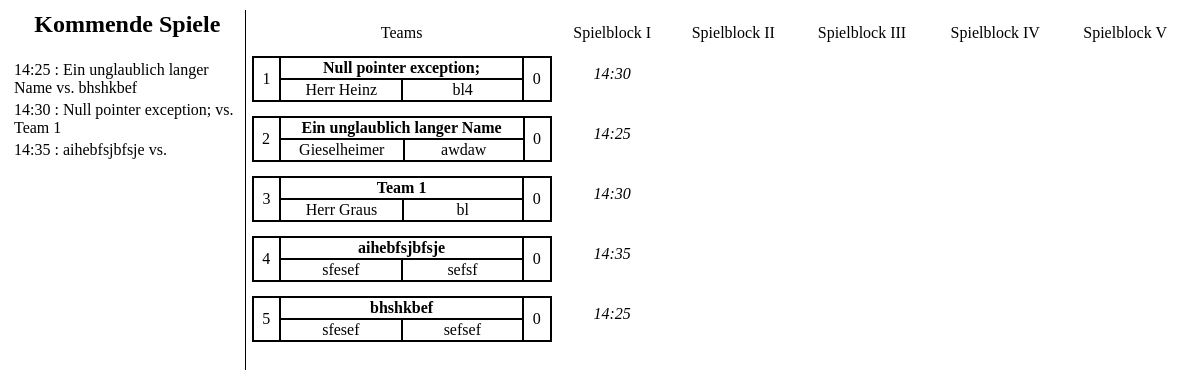
/php/display/disp_main.php, run on the app's committed database.
### tables this page shows
CREATE TABLE `teams` (
  `teamid` int(11) NOT NULL,
  `name` varchar(40) NOT NULL,
  `roboter` varchar(20) NOT NULL,
  `points` int(11) NOT NULL,
  `teamleiter` varchar(20) NOT NULL,
  `games` int(11) NOT NULL,
  `active` tinyint(1) NOT NULL
);

CREATE TABLE `games` (
  `gameid` int(11) NOT NULL,
  `block` int(11) NOT NULL,
  `time` int(11) NOT NULL,
  `points` int(11) NOT NULL,
  `objectives` int(11) NOT NULL,
  `penalties` int(11) NOT NULL,
  `team` int(11) NOT NULL,
  `active` tinyint(1) NOT NULL,
  `finished` tinyint(1) NOT NULL,
  `highlight` tinyint(1) NOT NULL,
  `teamactive` tinyint(1) NOT NULL
);

### php/lib/db_manip.php (called while the page is built, shortened)
<?php
function int_to_time($int)
{
	if($int >= 1000)
	{
		if($int%100 >= 10)
		{
			return intdiv($int,100) . ":" . $int%100;
		}
		else
		{
			return intdiv($int,100) . ":0" . $int%100;
		}
	}
	else
	{
		if($int%100 >= 10)
		{
			return "0" . intdiv($int,100) . ":" . $int%100;
		}
		else
		{
			return "0" . intdiv($int,100) . ":0" . $int%100;
		}
	}
}
function Select($table, $col)
{
	$conn = OpenCon();
		$sql = "SELECT $col FROM $table";
		$result = $conn->query($sql);
		if($col == '*')
		{
			$list = array(array());
			if ($result->num_rows > 0)
			{
				$i = 0;
				while($row = $result->fetch_assoc())
				{
					$list[$i] = $row;
					$i++;
				}
			}
			else
			{
				write_log("0 results in using Select() (db_manip.php) with the Parameters: ".$table."; ".$col);
			}
		}
		else
		{
			$list = array();
			if ($result->num_rows > 0)
			{
				while($row = $result->fetch_assoc())
				{
					array_push($list, $row[$col]);
				}
			}
			else
			{
				write_log("0 results in using Select() (db_manip.php) with the Parameters: ".$table."; ".$col);
			}
		}
	return $list;
}
?>

### php/display/disp_points.php (the view, shortened to what this page needs)
<?php
$conn = OpenCon();
$f = Select('teams','teamid');
$anz = sizeof($f);
$sql = "SELECT * FROM teams ORDER BY points DESC, teamid ASC";
$result = $conn->query($sql);
$teams = array();
if($result->num_rows > 0)
{
	while($row = $result->fetch_assoc())
	{
		$teams[] = $row;
	}
}
else
{
	write_log("0 Results for the query: ".$sql." in display.php");
}
?>
<body>
<table style='width:100%' class='display'>
	<tr>
		<td style='width:300px'>Teams</td><td>Spielblock I</td><td>Spielblock II</td><td>Spielblock III</td><td>Spielblock IV</td><td>Spielblock V</td>
	</tr>
		<?php
		for($i = 0;$i < $anz; $i++)
		{
			echo "<tr><td style='width:300px'><table style='width:300px' class='list'><tr><td rowspan='2' style='width:25px'>";
			if($teams[$i]['active'] && $teams[$i]['games'] == 0) echo $i+1;
			echo "</td><td colspan='2'><b>";
			echo $teams[$i]['name'];
			echo"</b></td><td rowspan='2' style='width:25px'>";
			echo $teams[$i]['points'];
			echo "</td></tr><tr><td style='width:125px'>";
			echo $teams[$i]['teamleiter'];
			echo "</td><td style='width:125px'>";
			echo $teams[$i]['roboter'];
			echo "</td></tr></table></td>";
			$sql = "SELECT * FROM games WHERE team='".$teams[$i]['teamid']."' ORDER BY block ASC";
			$result = $conn->query($sql);
			$teamrow = array();
			if ($result->num_rows > 0)
			{
				while($row = $result->fetch_assoc())
				{
					$teamrow[] = $row;
				}
			}
			else
			{
				write_log("0 results for the query: ".$sql." : (display.php)");
			}
			for($s = 0; $s < 5 && $teams[$i]['active']; $s++)
			{
				$time = int_to_time($teamrow[$s]['time']);
				$sql = "SELECT * FROM changed WHERE game='".$teamrow[$s]['gameid']."'";
				$result = $conn->query($sql);
				$changed = array();
				if ($result->num_rows > 0)
				{
					while($row = $result->fetch_assoc())
					{
						$changed = $row;
					}
				}
				else
				{
					write_log("No Changes found for game: ".$teamrow[$s]['gameid']." in display.php");
				}
				$sql = "SELECT * FROM pointmanagement WHERE game='".$teamrow[$s]['gameid']."'";
				$result = $conn->query($sql);
				$points = array();
				if($result->num_rows > 0)
				{
					while($row = $result->fetch_assoc())
					{
						$points = $row;
					}
				}
				else
				{
					write_log("No Points found for game: ".$teams[$s]['gameid']." in display");
				}
				if($teamrow[$s]['finished'])
				{
					$pospoints = $points['+1'] * 1 + $points['+3'] * 3 + $points['+5'] * 5;
					$negpoints = $points['-1'] * -1 + $points['-3'] * -3 + $points['-5'] * -5;
					echo "<td>";
					echo "<table class='games'>";
					if($changed['time']) echo "<tr><td class='changed'>";
					else echo "</td><td class='normal'>";
					echo $time;
					if($changed['objectives']) echo "</td><td class='changed'>Li: ";
					else echo "</td><td class='normal'>Li: ";
					echo $teamrow[$s]['objectives'];
					if($changed['penalties']) echo "</td><td class='changed'>St: ";
					else echo "</td><td class='normal'>St: ";
					echo $teamrow[$s]['penalties'];
					echo "</td></tr><tr>";
					if($teamrow[$s]['highlight']) echo "<td class='h'>";
					else echo "</td><td class='normal'>";
					if($pospoints + $negpoints < 0) echo "0";
					else echo $pospoints + $negpoints;
					echo "</td><td class='normal'>";
					echo $pospoints;
					echo "</td><td class='normal'>";
					echo $negpoints;
					echo "</td></tr></table></td>";
				}
				else
				{
					if($s == 0 && isset($teamrow[$s]['time']))
					{
						if($changed['time']) echo "<td class='changed'><i>";
						else echo "<td><i>";
						echo int_to_time($teamrow[$s]['time']);
						echo "</i></td>";
					}
				}
			}
		}
		?>
</table>
</body>

### php/display/disp_main.php (shortened to what this page needs)
<?php
include_once '../lib/db_manip.php';
?>
<head>
</head>
<body>
<table style='width:100%; height:100%' class='main'>
	<tr>
		<td style='width:20%; border-right:1px solid black' valign='top'><?php include "../display/disp_timelist.php"; ?></td>
		<td style='width:80%' valign='top'><?php include "../display/disp_points.php" ?></td>
</body>

### php/display/disp_timelist.php
<?php
$settings = parse_ini_file("../config/settings.ini",true);
$conn = OpenCon();
$sql = "SELECT time FROM games WHERE time>'0' AND finished='0' AND active='0' AND teamactive='1' ORDER BY time ASC";
$result = $conn->query($sql);
$times = array();
$size = 1;
if($result->num_rows > 0)
{
	$row = $result->fetch_assoc();
	$times[0] = $row['time'];
	while($row = $result->fetch_assoc())
	{
		if(isset($times[$size-1]))
		{
			if($times[$size-1] != $times[$size])
			{
				array_push($times,$row['time']);
				$size++;
			}
		}
	}
}
else
{
	write_log("0 results for the query: ".$sql." in disp_timelist.php");
}
?>
<h2>Kommende Spiele</h2>
<table>
<?php
$i = 0;
while($i < $size)
{
	$tmp = $i;
	$anzeige = "";
	$name = "";
	$sql = "SELECT * FROM games WHERE time='".$times[$i]."' AND teamactive=1";
	$result = $conn->query($sql);
	$games = array();
	$gr = 0;
	if($result->num_rows > 0)
	{
		while($games[] = $result->fetch_assoc()) $gr++;
	}
	for($j = 0; $j < $settings['Options']['TeamsPerMatch'] || $j < $gr; $j++)
	{
		if(isset($games[$j]))
		{
			$sql = "SELECT name FROM teams WHERE teamid='".$games[$j]['team']."' AND active='1'";
			$result = $conn->query($sql);
			if($result->num_rows > 0)
			{
				while($row = $result->fetch_assoc())
				{
					$name = $row['name'];
				}
			}
			else
			{
				write_log("0 results for the query: ".$sql." in disp_timelist.php");
			}
			if($name)
			{
				if($j != 0 && ($gr-1)) $anzeige .= " vs. ";
				if($anzeige != $name." vs. ") $anzeige .= $name;
			}
			$i++;
		}
	}
	if($name) echo "<tr><td>".int_to_time($times[$tmp])." : ".$anzeige;
	echo "</td></tr>";
}
?>
</table>

### php/display/disp_main.php (style rules this page uses)
table.list { border: 1px solid black; text-align: center; border-spacing: 0px; margin-top: 10px; }
table.list td { border: 1px solid black; color: black; }
table.display { border: 0px solid black; text-align: center; margin-top: 10px; }
table.display td { text-align: center; }
table.main { text-align: left; }
h2 { text-align: center; }

### data on the page
teams: name "Null pointer exception;", points "0", teamleiter "Herr Heinz", roboter "bl4"
games: time "14:30"
teams: name "Ein unglaublich langer Name", points "0", teamleiter "Gieselheimer", roboter "awdaw"
games: time "14:25"
teams: name "Team 1", points "0", teamleiter "Herr Graus", roboter "bl"
games: time "14:30"
teams: name "aihebfsjbfsje", points "0", teamleiter "sfesef", roboter "sefsf"
games: time "14:35"
teams: name "bhshkbef", points "0", teamleiter "sfesef", roboter "sefsef"
games: time "14:25"

### other printed values
int_to_time($times[$tmp]) "14:25"
$anzeige "Ein unglaublich langer Name vs. bhshkbef"
int_to_time($times[$tmp]) "14:30"
$anzeige "Null pointer exception; vs. Team 1"
int_to_time($times[$tmp]) "14:35"
$anzeige "aihebfsjbfsje vs."
